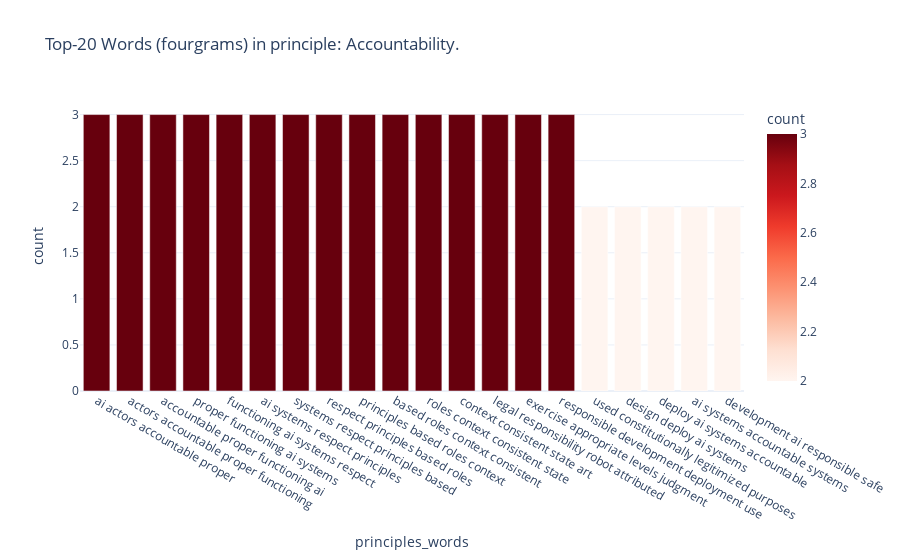
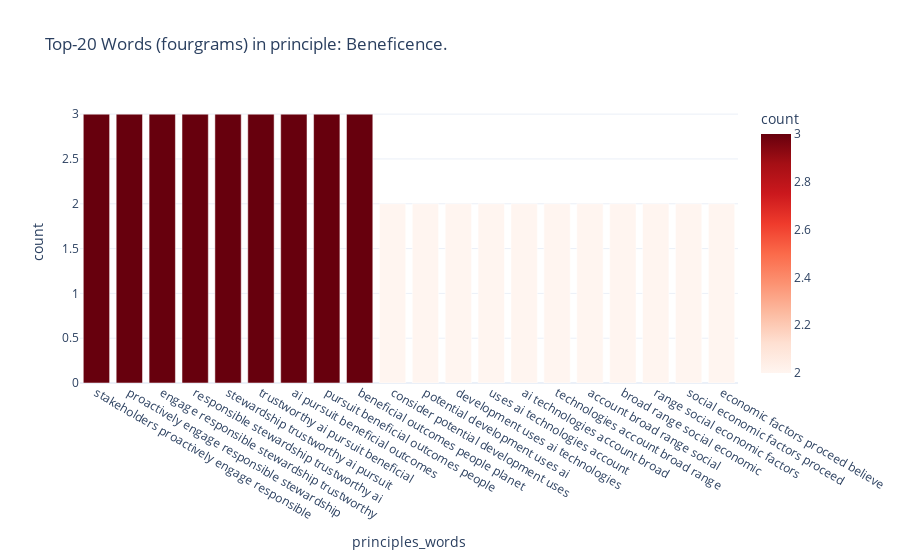
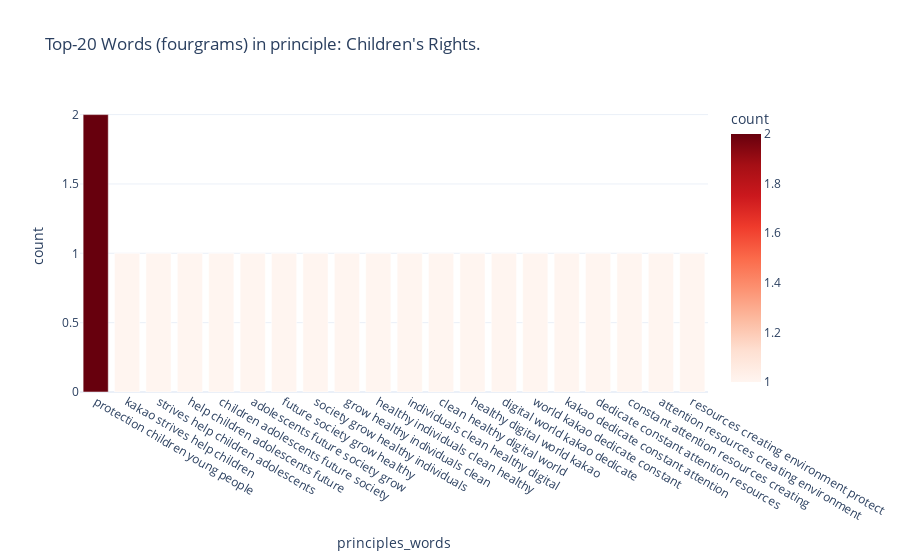
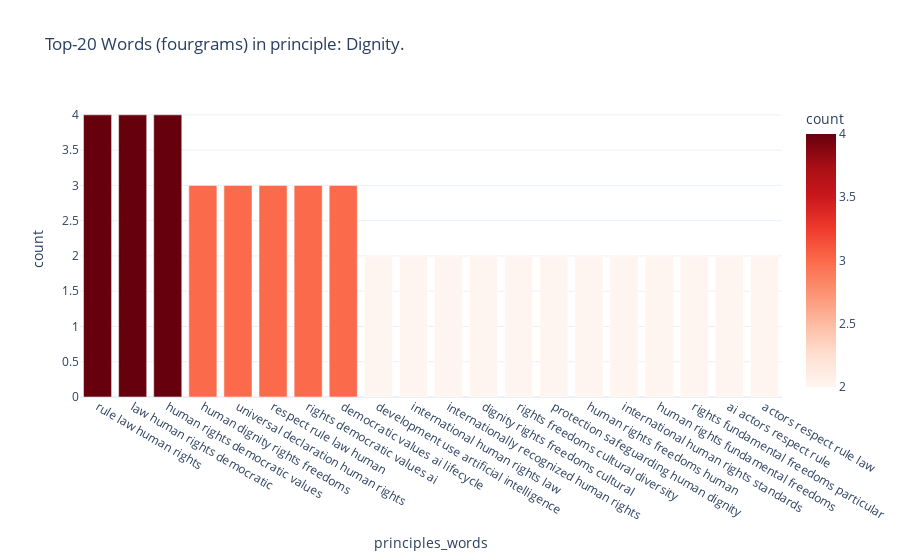

These figures' notebook cell, in order:
### Markdown cell above
## Script to get the n-gram analysis 📙

### Code cell
import plotly.express as px
import plotly.offline as py
from sklearn.feature_extraction.text import CountVectorizer

df =pd.read_excel('principles_no_markdown.xlsx').drop('Unnamed: 0', axis = 1)

principles = []

for column in df.columns:
    principles.append(list(df[column].dropna(axis=0)))

def get_top_n_fourgrams(corpus, n=None):
    vec = CountVectorizer(ngram_range=(4, 4), stop_words='english').fit(corpus)
    bag_of_words = vec.transform(corpus)
    sum_words = bag_of_words.sum(axis=0)
    words_freq = [(word, sum_words[0, idx])
                  for word, idx in vec.vocabulary_.items()]
    words_freq = sorted(words_freq, key=lambda x: x[1], reverse=True)
    return words_freq[:n]

for i in range(len(principles)):

    common_words = get_top_n_fourgrams(principles[i], 20)

    dff = pd.DataFrame(common_words, columns=['principles_words', 'count'])

    fig = px.bar(dff, x='principles_words', y='count',
                 title=f'Top-20 Words (fourgrams) in principle: {df.columns[i]}.',
                 color='count', color_continuous_scale='reds')
    fig.update_layout(template='plotly_white'
                      )
    fig.show()
    #py.plot(fig, filename=f'Top-20 Words (fourgrams) in principle - {df.columns[i]}.html', auto_open=False)

### Figure 1 — Plotly figure (JSON) as saved in the notebook; plotly's stock layout.template omitted (floating-point values rounded to 4 significant figures)
{"data": [{"alignmentgroup": "True", "hovertemplate": "principles_words=%{x}<br>count=%{marker.color}<extra></extra>", "legendgroup": "", "marker": {"color": [3, 3, 3, 3, 3, 3, 3, 3, 3, 3, 3, 3, 3, 3, 3, 2, 2, 2, 2, 2], "coloraxis": "coloraxis", "pattern": {"shape": ""}}, "name": "", "offsetgroup": "", "orientation": "v", "showlegend": false, "textposition": "auto", "type": "bar", "x": ["ai actors accountable proper", "actors accountable proper functioning", "accountable proper functioning ai", "proper functioning ai systems", "functioning ai systems respect", "ai systems respect principles", "systems respect principles based", "respect principles based roles", "principles based roles context", "based roles context consistent", "roles context consistent state", "context consistent state art", "legal responsibility robot attributed", "exercise appropriate levels judgment", "responsible development deployment use", "used constitutionally legitimized purposes", "design deploy ai systems", "deploy ai systems accountable", "ai systems accountable systems", "development ai responsible safe"], "xaxis": "x", "y": [3, 3, 3, 3, 3, 3, 3, 3, 3, 3, 3, 3, 3, 3, 3, 2, 2, 2, 2, 2], "yaxis": "y"}], "layout": {"barmode": "relative", "coloraxis": {"colorbar": {"title": {"text": "count"}}, "colorscale": [[0, "rgb(255,245,240)"], [0.125, "rgb(254,224,210)"], [0.25, "rgb(252,187,161)"], [0.375, "rgb(252,146,114)"], [0.5, "rgb(251,106,74)"], [0.625, "rgb(239,59,44)"], [0.75, "rgb(203,24,29)"], [0.875, "rgb(165,15,21)"], [1, "rgb(103,0,13)"]]}, "legend": {"tracegroupgap": 0}, "title": {"text": "Top-20 Words (fourgrams) in principle: Accountability."}, "xaxis": {"anchor": "y", "domain": [0, 1], "title": {"text": "principles_words"}}, "yaxis": {"anchor": "x", "domain": [0, 1], "title": {"text": "count"}}}}

### Figure 2 — Plotly figure (JSON) as saved in the notebook; plotly's stock layout.template omitted (floating-point values rounded to 4 significant figures)
{"data": [{"alignmentgroup": "True", "hovertemplate": "principles_words=%{x}<br>count=%{marker.color}<extra></extra>", "legendgroup": "", "marker": {"color": [3, 3, 3, 3, 3, 3, 3, 3, 3, 2, 2, 2, 2, 2, 2, 2, 2, 2, 2, 2], "coloraxis": "coloraxis", "pattern": {"shape": ""}}, "name": "", "offsetgroup": "", "orientation": "v", "showlegend": false, "textposition": "auto", "type": "bar", "x": ["stakeholders proactively engage responsible", "proactively engage responsible stewardship", "engage responsible stewardship trustworthy", "responsible stewardship trustworthy ai", "stewardship trustworthy ai pursuit", "trustworthy ai pursuit beneficial", "ai pursuit beneficial outcomes", "pursuit beneficial outcomes people", "beneficial outcomes people planet", "consider potential development uses", "potential development uses ai", "development uses ai technologies", "uses ai technologies account", "ai technologies account broad", "technologies account broad range", "account broad range social", "broad range social economic", "range social economic factors", "social economic factors proceed", "economic factors proceed believe"], "xaxis": "x", "y": [3, 3, 3, 3, 3, 3, 3, 3, 3, 2, 2, 2, 2, 2, 2, 2, 2, 2, 2, 2], "yaxis": "y"}], "layout": {"barmode": "relative", "coloraxis": {"colorbar": {"title": {"text": "count"}}, "colorscale": [[0, "rgb(255,245,240)"], [0.125, "rgb(254,224,210)"], [0.25, "rgb(252,187,161)"], [0.375, "rgb(252,146,114)"], [0.5, "rgb(251,106,74)"], [0.625, "rgb(239,59,44)"], [0.75, "rgb(203,24,29)"], [0.875, "rgb(165,15,21)"], [1, "rgb(103,0,13)"]]}, "legend": {"tracegroupgap": 0}, "title": {"text": "Top-20 Words (fourgrams) in principle: Beneficence."}, "xaxis": {"anchor": "y", "domain": [0, 1], "title": {"text": "principles_words"}}, "yaxis": {"anchor": "x", "domain": [0, 1], "title": {"text": "count"}}}}

### Figure 3 — Plotly figure (JSON) as saved in the notebook; plotly's stock layout.template omitted (floating-point values rounded to 4 significant figures)
{"data": [{"alignmentgroup": "True", "hovertemplate": "principles_words=%{x}<br>count=%{marker.color}<extra></extra>", "legendgroup": "", "marker": {"color": [2, 1, 1, 1, 1, 1, 1, 1, 1, 1, 1, 1, 1, 1, 1, 1, 1, 1, 1, 1], "coloraxis": "coloraxis", "pattern": {"shape": ""}}, "name": "", "offsetgroup": "", "orientation": "v", "showlegend": false, "textposition": "auto", "type": "bar", "x": ["protection children young people", "kakao strives help children", "strives help children adolescents", "help children adolescents future", "children adolescents future society", "adolescents future society grow", "future society grow healthy", "society grow healthy individuals", "grow healthy individuals clean", "healthy individuals clean healthy", "individuals clean healthy digital", "clean healthy digital world", "healthy digital world kakao", "digital world kakao dedicate", "world kakao dedicate constant", "kakao dedicate constant attention", "dedicate constant attention resources", "constant attention resources creating", "attention resources creating environment", "resources creating environment protect"], "xaxis": "x", "y": [2, 1, 1, 1, 1, 1, 1, 1, 1, 1, 1, 1, 1, 1, 1, 1, 1, 1, 1, 1], "yaxis": "y"}], "layout": {"barmode": "relative", "coloraxis": {"colorbar": {"title": {"text": "count"}}, "colorscale": [[0, "rgb(255,245,240)"], [0.125, "rgb(254,224,210)"], [0.25, "rgb(252,187,161)"], [0.375, "rgb(252,146,114)"], [0.5, "rgb(251,106,74)"], [0.625, "rgb(239,59,44)"], [0.75, "rgb(203,24,29)"], [0.875, "rgb(165,15,21)"], [1, "rgb(103,0,13)"]]}, "legend": {"tracegroupgap": 0}, "title": {"text": "Top-20 Words (fourgrams) in principle: Children's Rights."}, "xaxis": {"anchor": "y", "domain": [0, 1], "title": {"text": "principles_words"}}, "yaxis": {"anchor": "x", "domain": [0, 1], "title": {"text": "count"}}}}

### Figure 4 — Plotly figure (JSON) as saved in the notebook; plotly's stock layout.template omitted (floating-point values rounded to 4 significant figures)
{"data": [{"alignmentgroup": "True", "hovertemplate": "principles_words=%{x}<br>count=%{marker.color}<extra></extra>", "legendgroup": "", "marker": {"color": [4, 4, 4, 3, 3, 3, 3, 3, 2, 2, 2, 2, 2, 2, 2, 2, 2, 2, 2, 2], "coloraxis": "coloraxis", "pattern": {"shape": ""}}, "name": "", "offsetgroup": "", "orientation": "v", "showlegend": false, "textposition": "auto", "type": "bar", "x": ["rule law human rights", "law human rights democratic", "human rights democratic values", "human dignity rights freedoms", "universal declaration human rights", "respect rule law human", "rights democratic values ai", "democratic values ai lifecycle", "development use artificial intelligence", "international human rights law", "internationally recognized human rights", "dignity rights freedoms cultural", "rights freedoms cultural diversity", "protection safeguarding human dignity", "human rights freedoms human", "international human rights standards", "human rights fundamental freedoms", "rights fundamental freedoms particular", "ai actors respect rule", "actors respect rule law"], "xaxis": "x", "y": [4, 4, 4, 3, 3, 3, 3, 3, 2, 2, 2, 2, 2, 2, 2, 2, 2, 2, 2, 2], "yaxis": "y"}], "layout": {"barmode": "relative", "coloraxis": {"colorbar": {"title": {"text": "count"}}, "colorscale": [[0, "rgb(255,245,240)"], [0.125, "rgb(254,224,210)"], [0.25, "rgb(252,187,161)"], [0.375, "rgb(252,146,114)"], [0.5, "rgb(251,106,74)"], [0.625, "rgb(239,59,44)"], [0.75, "rgb(203,24,29)"], [0.875, "rgb(165,15,21)"], [1, "rgb(103,0,13)"]]}, "legend": {"tracegroupgap": 0}, "title": {"text": "Top-20 Words (fourgrams) in principle: Dignity."}, "xaxis": {"anchor": "y", "domain": [0, 1], "title": {"text": "principles_words"}}, "yaxis": {"anchor": "x", "domain": [0, 1], "title": {"text": "count"}}}}
